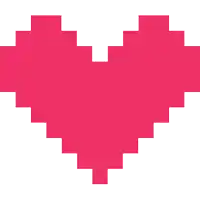
#> input picture gif-script/gifs/heart.webp, 200 x 200 px
$ python convert.py
#> lines starting #> are read from the running program, lines starting #| are printed output that depends on the picture
from PIL import Image, ImageEnhance, ImageChops
import glob
import numpy as np
import os

# HEY THERE! There are some tunables!
framerate = 2 # FPS
displaytime = 300 # time in seconds to display this gif.., use -1 for permanent display
imageName = "heart.webp"
rotation = 90 #DEG
contrast = 2 #1.0 = 100%
brightness = 2.5 #1.0 = 100%
cropArea = (
    0, # Left (px of original image)
    0, # Top

    200, # Right
    200  # Bottom
)

# Alpha key (so you can remove filled background colours)
alphaKey = (255,255,255) # R,G,B (use GIMP to probe)
alphaTolerance = 150 # Margin band for alphaKey to be used, set to -1 to disable alpha key altogether

# Script :)
def saveDebugImage(img, fn, step):
    if os.path.exists("debug/"):
        img.save(fn
                .replace("frames/","debug/")
                .replace(".bmp", "-DBG-%s.bmp"%step)
            )

imgGIF = Image.open("gifs/%s"%imageName)
#> imgGIF is the input picture: PIL image 200x200 RGBA; mean R, G, B, A 204.3, 106.7, 134, 129.7
frameArray = {}

imageFn = imageName.split(".")[0]
kaas = open("../obergransad/src/frames_%s.c"%imageFn,"w")
kaas.write("#include <stdint.h>\n")
kaas.write("#include \"GifDescriptor.h\"\n")
frames = imgGIF.n_frames
#> frames = 10

# Remove old frames/debug output
for fn in glob.glob("frames/*.bmp"):
    os.remove(fn)
for fn in glob.glob("debug/*.bmp"):
    os.remove(fn)

for frameID in range(frames):
    fr = "frames/frame-%d.bmp"%frameID
    imgGIF.seek(frameID)
    imgF = imgGIF.convert('RGB')
    imgF.save(fr)
    # Crop of area that needs to be retained
    imgF = imgF.crop( cropArea )
    saveDebugImage(imgF, fr, "0-cropped")

    imgA = np.array(imgF)
    for x in range(len(imgA)):
        for y in range(len(imgA[0])):
            if abs(int(imgA[x,y][0]) - alphaKey[0]) <= alphaTolerance and abs(int(imgA[x,y][1]) - alphaKey[1]) <= alphaTolerance and abs(int(imgA[x,y][2]) - alphaKey[2]) <= alphaTolerance:
                imgA[x,y] = 0
    imgF = Image.fromarray(imgA)
    saveDebugImage(imgF, fr, "1-alphakeyed")

    # Enhance colour space
    imgF_ = ImageEnhance.Brightness(imgF)
    imgF = imgF_.enhance(brightness) # Brightness factor

    imgF_ = ImageEnhance.Contrast(imgF)
    imgF = imgF_.enhance(contrast) # Contrast factor

    saveDebugImage(imgF, fr, "2-colour")

    # Resize to 16x16 (writes in-place)
    imgF = imgF.rotate(rotation)
    saveDebugImage(imgF, fr, "3-rotate")

    # Convert to grayscale
    imgF = imgF.convert('L')
    saveDebugImage(imgF, fr, "4-grayscale")

    # Resize to 16x16 (writes in-place)
    imgF.thumbnail((16, 16))
    saveDebugImage(imgF, fr, "5-resized")

    img = np.array(imgF)

    # Center image in the most complicated way known to human kind.
    width = len(img)
    widthSpace = 16-width
    widthShift = 0
    if widthSpace > 1:
        widthShift = widthSpace//2

    height = len(img[0])
    heightSpace = 16-height
    heightShift = 0
    if heightSpace > 1:
        heightShift = heightSpace//2

    name = str(frameID)# fr.split("frame-")[1].split(".bmp")[0]
    nameInt = frameID

    s = ""
    for y in range(16):
        s += "\t"
        for x in range(16):
            try:
                if widthShift > x or heightShift > y:
                    raise
                s += "0x%02X, "%img[x-widthShift,y-heightShift]
            except:
                s += "0x00, "
            # s += "0x%02X, "%(y*16+x)
        s += "\n"
    kaas.write("static const uint8_t frame_%s[256] = {\n%s};\n"%(name, s))
    frameArray[nameInt] = "frame_%s"%name
#> this loop made 10 passes
#> pass 1, `imgF = imgGIF.convert('RGB')`:
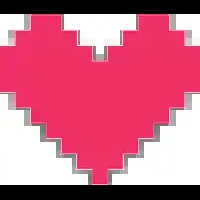
#> imgF: PIL image 200x200 RGB; mean R, G, B 204.3, 106.7, 134
#> pass 1, `imgF = Image.fromarray(imgA)`:
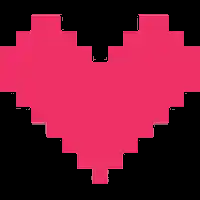
#> imgF: PIL image 200x200 RGB; mean R, G, B 121.2, 25.5, 52.4
#> pass 1, `imgF = imgF_.enhance(brightness)`:
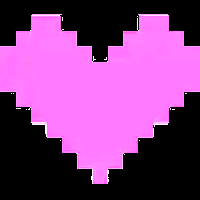
#> imgF: PIL image 200x200 RGB; mean R, G, B 130, 63.4, 129.8
#> pass 1, `imgF = imgF_.enhance(contrast)`:
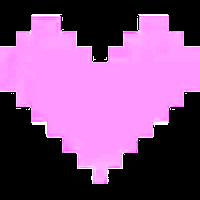
#> imgF: PIL image 200x200 RGB; mean R, G, B 130, 79.7, 130
#> after the loop:
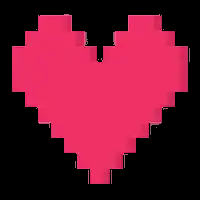
#> imgA: shape (200, 200, 3); mean R, G, B 111.2, 23.3, 48.1
#> after the loop:
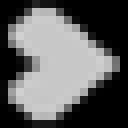
#> imgF: PIL image 16x16 L (shown 8 times larger); min 0, max 209, mean 94.6
#> after the loop:
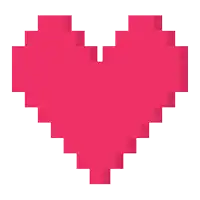
#> imgGIF: PIL image 200x200 RGBA; mean R, G, B, A 238.2, 148.1, 173.4, 120.5; transparent parts drawn white
#> after the loop, frameArray = 10 items

# Sort the frames by key (glob gives random list of files)
frameArray = {k: v for k, v in sorted(list(frameArray.items()))}

frameArrayC = ", ".join(["\n\t(intptr_t) (%s)"%v for k,v in frameArray.items()])
frameCount = len(frameArray.keys())
#> frameCount = 10
kaas.write("\n\nstatic const intptr_t frames[] = {%s\n};"%frameArrayC)
kaas.write("\nconst GifDescriptor frames_%s = {\n\t.DisplayTime = %.3f,\n\t.FrameRate = %.3f,\n\t.FrameCount = %d,\n\t.FrameList = (intptr_t) &frames\n};\n"%(imageFn, displaytime, framerate, frameCount))
kaas.close()

print("Saved %d frames"%frameCount)
#| Saved 10 frames

$ run again, with gif-script/gifs/snowflakegrid.webp copied over gif-script/gifs/heart.webp
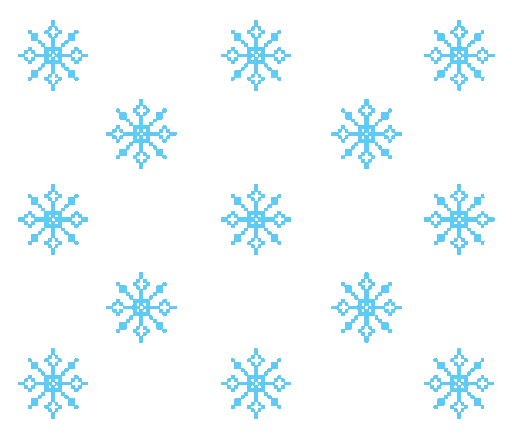
#> input picture gif-script/gifs/snowflakegrid.webp, 512 x 439 px
#> imgGIF is the input picture: PIL image 512x439 RGBA; mean R, G, B, A 29.8, 41.1, 45.7, 19.4
#> frames = 34
#> the loop `for frameID in range(frames):` made 34 passes
#> pass 1, `imgF = imgF_.enhance(brightness)`:
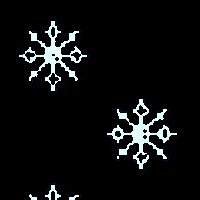
#> imgF: PIL image 200x200 RGB; mean R, G, B 13.8, 15.3, 15.4
#> after the loop `for frameID in range(frames):`:
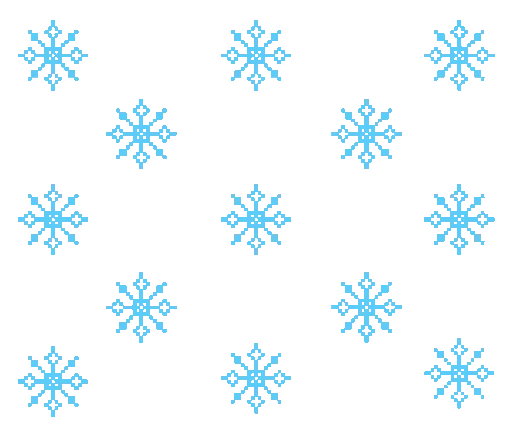
#> imgGIF: PIL image 512x439 RGBA; mean R, G, B, A 29, 40.4, 45, 19.3; transparent parts drawn white
#> after the loop `for frameID in range(frames):`: frameArray = 34 items
#> frameCount = 34
#| Saved 34 frames
